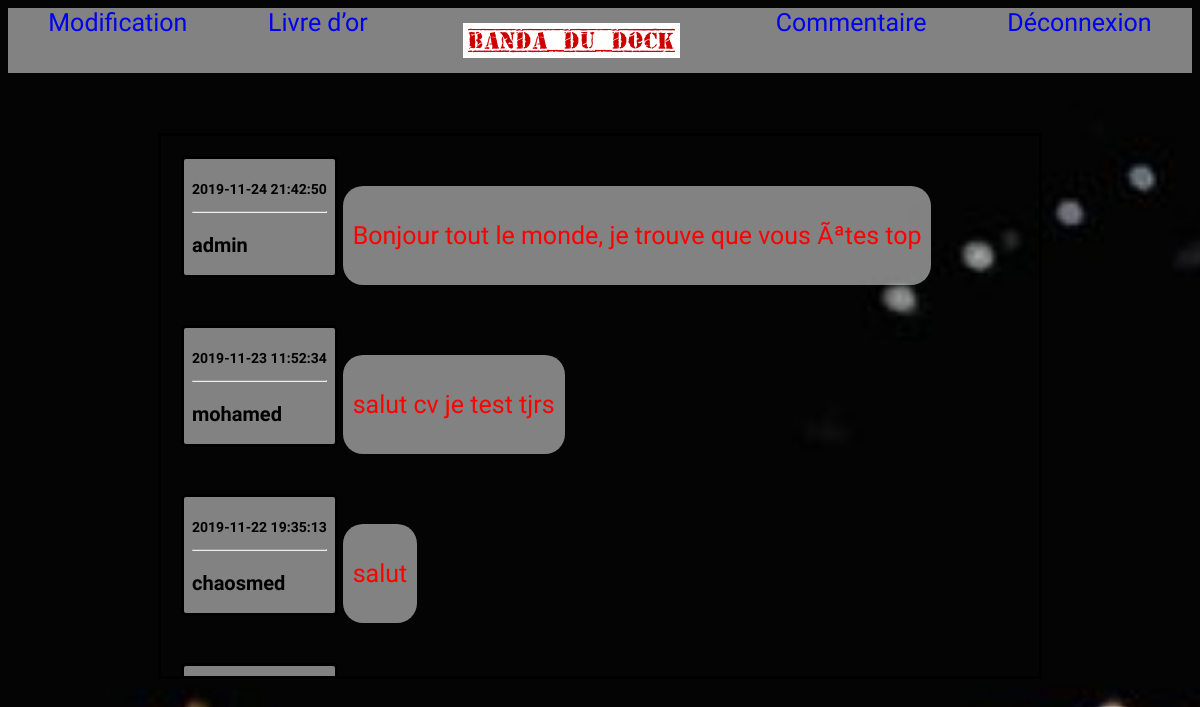
Screenshot of /livre-or.php with the database file from the repository.
### tables this page shows
CREATE TABLE IF NOT EXISTS `commentaires` (
  `id` int(11) NOT NULL AUTO_INCREMENT,
  `commentaire` text NOT NULL,
  `id_utilisateur` int(11) NOT NULL,
  `date` datetime NOT NULL,
  PRIMARY KEY (`id`)
);

CREATE TABLE IF NOT EXISTS `utilisateurs` (
  `id` int(11) NOT NULL AUTO_INCREMENT,
  `login` varchar(255) NOT NULL,
  `password` varchar(255) NOT NULL,
  PRIMARY KEY (`id`)
);

### livre-or.php (the view, shortened to what this page needs)
<html>
<head>
	<link rel="stylesheet" href= "livreor.css">
</head>
  <body>
  	<header>
      <nav class="nav2">
<a href="profil.php">Modification</a>
<a href="livre-or.php">Livre d’or</a>
<img src="logomouvement.gif" alt="">
<a href="commentaire.php">Commentaire</a>
<a href="index.php?deconnexion=true">Déconnexion</a>
</nav>
</header>
  	<section>
<?php
$connexion = mysqli_connect("localhost","root","","livreor");
$requete = "SELECT login, commentaire,date FROM utilisateurs LEFT JOIN commentaires ON
utilisateurs.id = commentaires.id_utilisateur ORDER BY commentaires.id DESC";
$req = mysqli_query($connexion, $requete);
while($row = mysqli_fetch_assoc($req))
{
 ?>
	<div class="poster">
		<div id="user">
		   <p><b><?php echo $row['date']?></b></p>
		   <hr>
		   <h3><b><?php echo $row['login']?></b></h3>
	    </div>
	    <div id="messag">
		   <p><?php echo $row['commentaire']?></p>
	   </div>
	</div>
<?php
}
?>
</section>
</body>

### livreor.css (style rules this page uses)
.nav2 { display: flex; justify-content: space-around; background-color: rgba(255, 255, 255, 0.5); }
body { background-repeat: no-repeat; background-size:cover; background-image: url("bandafondindex.jpg"); }
header, p, h3, label { color: red; font-family: 'Pattaya', sans-serif; font-size: 25px; }
section { margin: 60px; margin-left: 150px; margin-right: 150px; border-style:solid; padding: 20px; height: 500px; overflow: scroll; }
.poster { display:flex; margin-bottom: 20px; }
#user { border-style:solid; border-radius:5px; height: 100px; padding: 8px; background-color: rgba(255, 255, 255, 0.5); margin-right: 5px; }
#user p { color: black; font-size: 14px; }
#user h3 { color: black; font-size: 20px; }
#messag { margin-top: 30px; border-radius:20px; padding: 10px; margin-bottom: 20px; background-color: rgba(255, 255, 255, 0.5); }

### livre-or.php (style rules this page uses)
a:link { text-decoration:none; }

### rows the page displays
commentaires: date "2019-11-24 21:42:50", id_utilisateur.login "admin", commentaire "Bonjour tout le monde, je trouve que vous Ãªtes top"
commentaires: date "2019-11-23 11:52:34", id_utilisateur.login "mohamed", commentaire "salut cv je test tjrs"
commentaires: date "2019-11-22 19:35:13", id_utilisateur.login "chaosmed", commentaire "salut"
